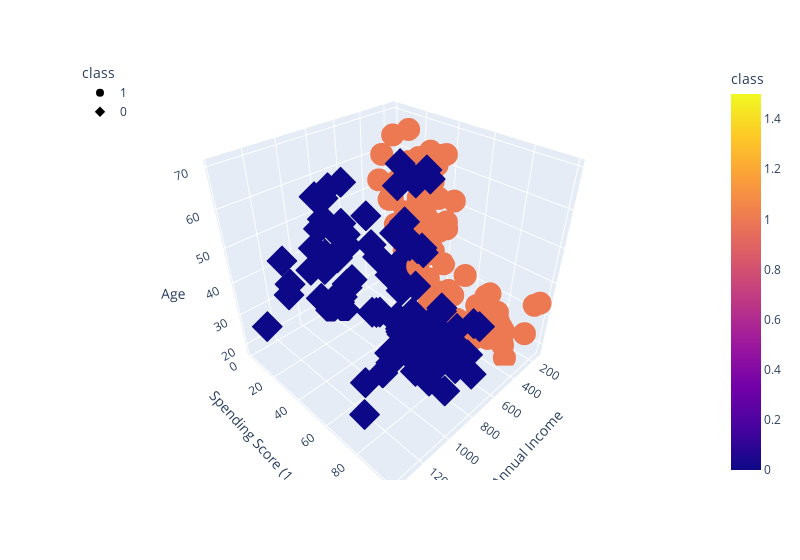

Notebook code for this chart:
### Code cell
fig = px.scatter_3d(
    cleaned_df_shopping,
    x="Annual Income",
    y="Spending Score (1-100)",
    z="Age",
    color="class",
    symbol="class",
    width=800,
)
fig.update_layout(legend=dict(x=0, y=1))
fig.show()

### Figure 1 — Plotly figure (JSON) as saved in the notebook; plotly's stock layout.template omitted (floating-point values rounded to 4 significant figures)
{"data": [{"hovertemplate": "class=%{marker.color}<br>Annual Income=%{x}<br>Spending Score (1-100)=%{y}<br>Age=%{z}<extra></extra>", "legendgroup": "1", "marker": {"color": [1, 1, 1, 1, 1, 1, 1, 1, 1, 1, 1, 1, 1, 1, 1, 1, 1, 1, 1, 1, 1, 1, 1, 1, 1, 1, 1, 1, 1, 1, 1, 1, 1, 1, 1, 1, 1, 1, 1, 1, 1, 1, 1, 1, 1, 1, 1, 1, 1, 1, 1, 1, 1, 1, 1, 1, 1, 1, 1, 1, 1, 1, 1, 1, 1, 1, 1, 1, 1, 1, 1, 1, 1, 1, 1, 1, 1, 1, 1, 1, 1, 1, 1, 1, 1, 1, 1, 1, 1, 1], "coloraxis": "coloraxis", "symbol": "circle"}, "mode": "markers", "name": "1", "scene": "scene", "showlegend": true, "type": "scatter3d", "x": [150, 150, 160, 160, 170, 170, 180, 180, 190, 190, 190, 190, 200, 200, 200, 200, 210, 210, 230, 230, 240, 240, 250, 250, 280, 280, 280, 280, 290, 290, 300, 300, 330, 330, 330, 330, 340, 340, 370, 370, 380, 380, 390, 390, 390, 390, 400, 400, 400, 400, 420, 420, 430, 430, 430, 430, 440, 440, 460, 460, 460, 460, 470, 470, 480, 480, 480, 480, 480, 480, 490, 490, 500, 500, 540, 540, 540, 540, 540, 540, 540, 540, 540, 540, 540, 540, 570, 570, 580, 580], "y": [39, 81, 6, 77, 40, 76, 6, 94, 3, 72, 14, 99, 15, 77, 13, 79, 35, 66, 29, 98, 35, 73, 5, 73, 14, 82, 32, 61, 31, 87, 4, 73, 4, 92, 14, 81, 17, 73, 26, 75, 35, 92, 36, 61, 28, 65, 55, 47, 42, 42, 52, 60, 54, 60, 45, 41, 50, 46, 51, 46, 56, 55, 52, 59, 51, 59, 50, 48, 59, 47, 55, 42, 49, 56, 47, 54, 53, 48, 52, 42, 51, 55, 41, 44, 57, 46, 58, 55, 60, 46], "z": [19, 21, 20, 23, 31, 22, 35, 23, 64, 30, 67, 35, 58, 24, 37, 22, 35, 20, 52, 35, 35, 25, 46, 31, 54, 29, 45, 35, 40, 23, 60, 21, 53, 18, 49, 21, 42, 30, 36, 20, 65, 24, 48, 31, 49, 24, 50, 27, 29, 31, 49, 33, 31, 59, 50, 47, 51, 69, 27, 53, 70, 19, 67, 54, 63, 18, 43, 68, 19, 32, 70, 47, 60, 60, 59, 26, 45, 40, 23, 49, 57, 38, 67, 46, 21, 48, 55, 22, 34, 50]}, {"hovertemplate": "class=%{marker.color}<br>Annual Income=%{x}<br>Spending Score (1-100)=%{y}<br>Age=%{z}<extra></extra>", "legendgroup": "0", "marker": {"color": [0, 0, 0, 0, 0, 0, 0, 0, 0, 0, 0, 0, 0, 0, 0, 0, 0, 0, 0, 0, 0, 0, 0, 0, 0, 0, 0, 0, 0, 0, 0, 0, 0, 0, 0, 0, 0, 0, 0, 0, 0, 0, 0, 0, 0, 0, 0, 0, 0, 0, 0, 0, 0, 0, 0, 0, 0, 0, 0, 0, 0, 0, 0, 0, 0, 0, 0, 0, 0, 0, 0, 0, 0, 0, 0, 0, 0, 0, 0, 0, 0, 0, 0, 0, 0, 0, 0, 0, 0, 0, 0, 0, 0, 0, 0, 0, 0, 0, 0, 0, 0, 0, 0, 0, 0, 0, 0, 0, 0, 0], "coloraxis": "coloraxis", "symbol": "diamond"}, "mode": "markers", "name": "0", "scene": "scene", "showlegend": true, "type": "scatter3d", "x": [590, 590, 600, 600, 600, 600, 600, 600, 610, 610, 620, 620, 620, 620, 620, 620, 630, 630, 630, 630, 630, 630, 640, 640, 650, 650, 650, 650, 670, 670, 670, 670, 690, 690, 700, 700, 710, 710, 710, 710, 710, 710, 720, 720, 730, 730, 730, 730, 740, 740, 750, 750, 760, 760, 770, 770, 770, 770, 780, 780, 780, 780, 780, 780, 780, 780, 780, 780, 780, 780, 790, 790, 810, 810, 850, 850, 860, 860, 870, 870, 870, 870, 870, 870, 880, 880, 880, 880, 930, 930, 970, 970, 980, 980, 990, 990, 1010, 1010, 1030, 1030, 1030, 1030, 1130, 1130, 1200, 1200, 1260, 1260, 1370, 1370], "y": [55, 41, 49, 40, 42, 52, 47, 50, 42, 49, 41, 48, 59, 55, 56, 42, 50, 46, 43, 48, 52, 54, 42, 46, 48, 50, 43, 59, 43, 57, 56, 40, 58, 91, 29, 77, 35, 95, 11, 75, 9, 75, 34, 71, 5, 88, 7, 73, 10, 72, 5, 93, 40, 87, 12, 97, 36, 74, 22, 90, 17, 88, 20, 76, 16, 89, 1, 78, 1, 73, 35, 83, 5, 93, 26, 75, 20, 95, 27, 63, 13, 75, 10, 92, 13, 86, 15, 69, 14, 90, 32, 86, 15, 88, 39, 97, 24, 68, 17, 85, 23, 69, 8, 91, 16, 79, 28, 74, 18, 83], "z": [68, 18, 48, 40, 32, 24, 47, 27, 48, 20, 23, 49, 67, 26, 49, 21, 66, 54, 68, 66, 65, 19, 38, 19, 18, 19, 63, 49, 51, 50, 27, 38, 40, 39, 23, 31, 43, 40, 59, 38, 47, 39, 25, 31, 20, 29, 44, 32, 19, 35, 57, 32, 28, 32, 25, 28, 48, 32, 34, 34, 43, 39, 44, 38, 47, 27, 37, 30, 34, 30, 56, 29, 19, 31, 50, 36, 42, 33, 36, 32, 40, 28, 36, 36, 52, 30, 58, 27, 59, 35, 37, 32, 46, 29, 41, 30, 54, 28, 41, 36, 34, 32, 33, 38, 47, 35, 45, 32, 32, 30]}], "layout": {"coloraxis": {"colorbar": {"title": {"text": "class"}}, "colorscale": [[0, "#0d0887"], [0.1111, "#46039f"], [0.2222, "#7201a8"], [0.3333, "#9c179e"], [0.4444, "#bd3786"], [0.5556, "#d8576b"], [0.6667, "#ed7953"], [0.7778, "#fb9f3a"], [0.8889, "#fdca26"], [1, "#f0f921"]]}, "legend": {"title": {"text": "class"}, "tracegroupgap": 0, "x": 0, "y": 1}, "margin": {"t": 60}, "scene": {"domain": {"x": [0, 1], "y": [0, 1]}, "xaxis": {"title": {"text": "Annual Income"}}, "yaxis": {"title": {"text": "Spending Score (1-100)"}}, "zaxis": {"title": {"text": "Age"}}}, "width": 800}}
